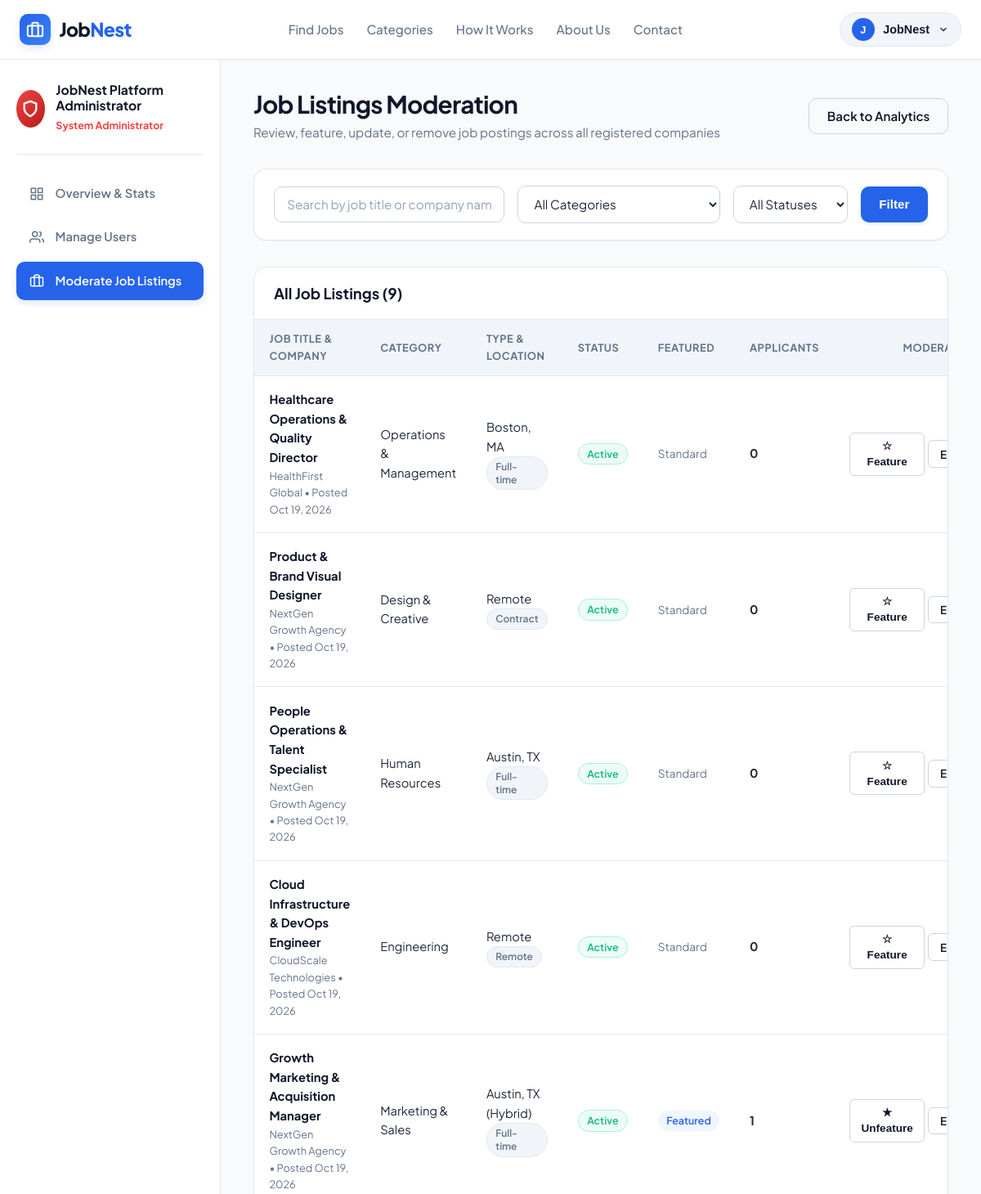
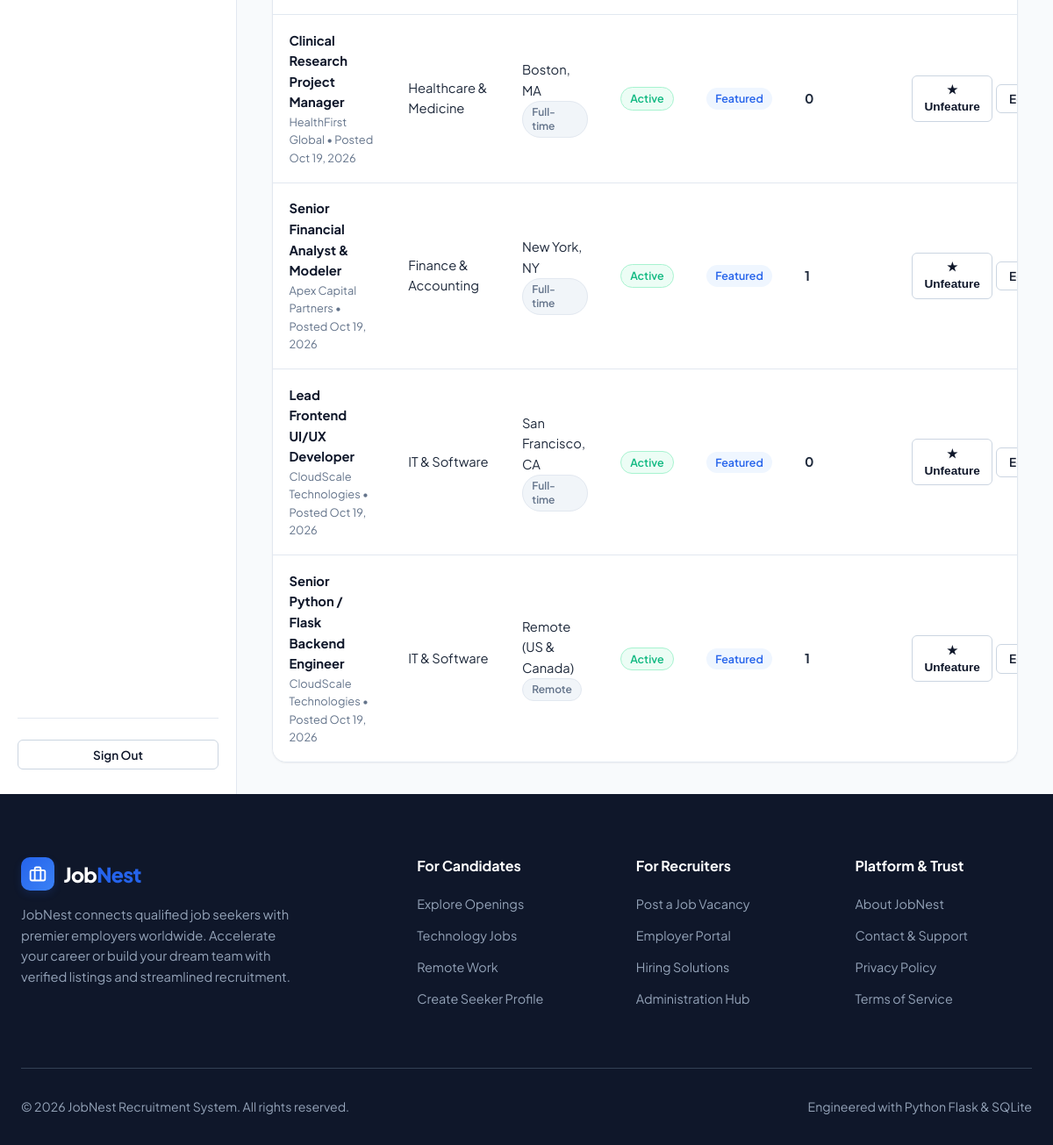
Page /admin/jobs (signed in) on the committed database (2 pictures, top to bottom).
### models.py (models this page shows, shortened)
class User(db.Model):
    __tablename__ = 'users'
    id = db.Column(db.Integer, primary_key=True)
    full_name = db.Column(db.String(100), nullable=False)
    email = db.Column(db.String(120), unique=True, nullable=False, index=True)
    password_hash = db.Column(db.String(255), nullable=False)
    role = db.Column(db.String(20), nullable=False, default='job_seeker')  # 'job_seeker', 'employer', 'admin'
    is_active = db.Column(db.Boolean, default=True, nullable=False)
    created_at = db.Column(db.DateTime, default=get_utc_now)
    seeker_profile = db.relationship('JobSeekerProfile', backref='user', uselist=False, cascade='all, delete-orphan')
    company = db.relationship('Company', backref='employer', uselist=False, cascade='all, delete-orphan')
    posted_jobs = db.relationship('Job', backref='employer', lazy='dynamic', cascade='all, delete-orphan')
    applications = db.relationship('Application', backref='applicant', lazy='dynamic', cascade='all, delete-orphan')
    @property
    def is_admin(self):
        return self.role == 'admin'
    @property
    def is_employer(self):
        return self.role == 'employer'
    @property
    def is_seeker(self):
        return self.role == 'job_seeker'

class Job(db.Model):
    __tablename__ = 'jobs'
    id = db.Column(db.Integer, primary_key=True)
    employer_id = db.Column(db.Integer, db.ForeignKey('users.id', ondelete='CASCADE'), nullable=False)
    company_id = db.Column(db.Integer, db.ForeignKey('companies.id', ondelete='CASCADE'), nullable=False)
    job_title = db.Column(db.String(150), nullable=False, index=True)
    category = db.Column(db.String(80), nullable=False, default='IT & Software', index=True)
    job_description = db.Column(db.Text, nullable=False)
    location = db.Column(db.String(120), nullable=False, index=True)
    salary_min = db.Column(db.Integer, nullable=True)
    salary_max = db.Column(db.Integer, nullable=True)
    employment_type = db.Column(db.String(50), nullable=False, default='Full-time')  # Full-time, Part-time, Remote, Contract, Internship
    required_skills = db.Column(db.Text, nullable=True)
    qualifications = db.Column(db.Text, nullable=True)
    application_deadline = db.Column(db.Date, nullable=True)
    status = db.Column(db.String(20), nullable=False, default='Active')  # Active, Closed
    is_featured = db.Column(db.Boolean, default=False)
    created_at = db.Column(db.DateTime, default=get_utc_now)
    updated_at = db.Column(db.DateTime, default=get_utc_now, onupdate=get_utc_now)
    applications = db.relationship('Application', backref='job', lazy='dynamic', cascade='all, delete-orphan')

class Company(db.Model):
    __tablename__ = 'companies'
    id = db.Column(db.Integer, primary_key=True)
    employer_id = db.Column(db.Integer, db.ForeignKey('users.id', ondelete='CASCADE'), unique=True, nullable=False)
    company_name = db.Column(db.String(150), nullable=False)
    company_description = db.Column(db.Text, nullable=True)
    company_website = db.Column(db.String(255), nullable=True)
    location = db.Column(db.String(120), nullable=True)
    industry = db.Column(db.String(100), default='Technology')
    created_at = db.Column(db.DateTime, default=get_utc_now)
    jobs = db.relationship('Job', backref='company', lazy='dynamic', cascade='all, delete-orphan')

### routes/admin.py (the view)
@admin_bp.route('/admin/jobs')
def jobs():
    q = request.args.get('q', '').strip()
    category = request.args.get('category', '').strip()
    status = request.args.get('status', '').strip()
    query = Job.query
    if q:
        query = query.join(Company).filter(
            (Job.job_title.ilike(f"%{q}%")) | (Company.company_name.ilike(f"%{q}%"))
        )
    if category and category != 'All':
        query = query.filter(Job.category == category)
    if status and status != 'All':
        query = query.filter(Job.status == status)
    jobs_list = query.order_by(Job.created_at.desc()).all()
    return render_template(
        'admin/jobs.html',
        jobs=jobs_list,
        q=q,
        category=category,
        status=status
    )

### templates/admin/jobs.html (shortened to what this page needs)
{% extends "base.html" %}
{% block content %}
<div class="dashboard-wrapper">
  <aside class="dashboard-sidebar">
    <div class="sidebar-profile">
      <div class="sidebar-avatar" style="background: linear-gradient(135deg, #ef4444, #b91c1c);">
        <svg width="22" height="22" viewBox="0 0 24 24" fill="none" stroke="currentColor" stroke-width="2.5"><path d="M12 22s8-4 8-10V5l-8-3-8 3v7c0 6 8 10 8 10z"></path></svg>
      </div>
      <div class="sidebar-user-info">
        <h4>{{ current_user.full_name }}</h4>
        <span class="sidebar-user-role" style="color: var(--danger); font-weight: 700;">System Administrator</span>
      </div>
    </div>
    <ul class="sidebar-menu">
      <li class="sidebar-item">
        <a href="{{ url_for('admin.dashboard') }}">
          <svg width="18" height="18" viewBox="0 0 24 24" fill="none" stroke="currentColor" stroke-width="2"><rect x="3" y="3" width="7" height="7"></rect><rect x="14" y="3" width="7" height="7"></rect><rect x="14" y="14" width="7" height="7"></rect><rect x="3" y="14" width="7" height="7"></rect></svg>
          Overview & Stats
        </a>
      </li>
      <li class="sidebar-item">
        <a href="{{ url_for('admin.users') }}">
          <svg width="18" height="18" viewBox="0 0 24 24" fill="none" stroke="currentColor" stroke-width="2"><path d="M17 21v-2a4 4 0 0 0-4-4H5a4 4 0 0 0-4 4v2"></path><circle cx="9" cy="7" r="4"></circle><path d="M23 21v-2a4 4 0 0 0-3-3.87"></path><path d="M16 3.13a4 4 0 0 1 0 7.75"></path></svg>
          Manage Users
        </a>
      </li>
      <li class="sidebar-item active">
        <a href="{{ url_for('admin.jobs') }}">
          <svg width="18" height="18" viewBox="0 0 24 24" fill="none" stroke="currentColor" stroke-width="2"><rect x="2" y="7" width="20" height="14" rx="2" ry="2"></rect><path d="M16 21V5a2 2 0 0 0-2-2h-4a2 2 0 0 0-2 2v16"></path></svg>
          Moderate Job Listings
        </a>
      </li>
    </ul>
    <div class="sidebar-footer">
      <a href="{{ url_for('auth.logout') }}" class="btn btn-outline btn-sm btn-block text-danger">Sign Out</a>
    </div>
  </aside>
  <main class="dashboard-main">
    <div class="dashboard-header">
      <div class="dashboard-title-area">
        <h1>Job Listings Moderation</h1>
        <p>Review, feature, update, or remove job postings across all registered companies</p>
      </div>
      <div>
        <a href="{{ url_for('admin.dashboard') }}" class="btn btn-outline">Back to Analytics</a>
      </div>
    </div>
    <div class="card" style="margin-bottom: 2rem;">
      <div class="card-body" style="padding: 1.25rem 1.5rem;">
        <form action="{{ url_for('admin.jobs') }}" method="GET" class="flex items-center gap-3 flex-wrap">
          <div style="flex: 1; min-width: 240px;">
            <input type="text" name="q" value="{{ q }}" class="form-control" placeholder="Search by job title or company name...">
          </div>
          <div>
            <select name="category" class="form-select" style="min-width: 170px;">
              <option value="All">All Categories</option>
            </select>
          </div>
          <div>
            <select name="status" class="form-select" style="min-width: 140px;">
              <option value="All">All Statuses</option>
            </select>
          </div>
          <button type="submit" class="btn btn-primary">Filter</button>
        </form>
      </div>
    </div>
    <div class="card">
      <div class="card-header">
        <h3 style="font-size: 1.15rem;">All Job Listings ({{ jobs | length }})</h3>
      </div>
      <div class="table-responsive">
        {% if jobs %}
          <table class="dash-table">
            <thead>
              <tr>
                <th>Job Title & Company</th>
                <th>Category</th>
                <th>Type & Location</th>
                <th>Status</th>
                <th>Featured</th>
                <th>Applicants</th>
                <th style="text-align: right;">Moderation Controls</th>
              </tr>
            </thead>
            <tbody>
              {% for j in jobs %}
                <tr>
                  <td>
                    <a href="{{ url_for('jobs.details', job_id=j.id) }}" target="_blank" style="font-weight: 700; color: var(--secondary);">
                      {{ j.job_title }}
                    </a>
                    <div class="text-muted" style="font-size: 0.8rem;">
                      {{ j.company.company_name }} • Posted {{ j.created_at | format_date }}
                    </div>
                  </td>
                  <td>{{ j.category }}</td>
                  <td>
                    <div>{{ j.location }}</div>
                    <span class="badge badge-secondary" style="font-size: 0.75rem;">{{ j.employment_type }}</span>
                  </td>
                  <td>
                    <span class="badge {{ j.status | status_badge_class }}">{{ j.status }}</span>
                  </td>
                  <td>
                    {% if j.is_featured %}
                      <span class="badge badge-primary">Featured</span>
                    {% else %}
                      <span class="text-muted" style="font-size: 0.85rem;">Standard</span>
                    {% endif %}
                  </td>
                  <td>
                    <span style="font-weight: 700;">{{ j.applications.count() }}</span>
                  </td>
                  <td style="text-align: right;">
                    <div class="flex items-center justify-center gap-1" style="justify-content: flex-end;">
                      <form action="{{ url_for('admin.toggle_featured', job_id=j.id) }}" method="POST" style="display: inline;">
                        <button type="submit" class="btn btn-sm btn-outline" title="{{ 'Unfeature' if j.is_featured else 'Feature' }}">
                          {{ '★ Unfeature' if j.is_featured else '☆ Feature' }}
                        </button>
                      </form>
                      <a href="{{ url_for('jobs.edit_job', job_id=j.id) }}" class="btn btn-sm btn-outline" title="Edit Listing">
                        Edit
                      </a>
                    </div>
                  </td>
                </tr>
              {% endfor %}
            </tbody>
          </table>
        {% else %}
          <div style="padding: 3rem 1.5rem; text-align: center;">
            <p class="text-muted" style="margin: 0;">No job listings found.</p>
          </div>
        {% endif %}
      </div>
    </div>
  </main>
</div>
{% endblock %}

### templates/base.html (shortened to what this page needs)
<!DOCTYPE html>
<html lang="en">
<head>
  <link rel="stylesheet" href="{{ url_for('static', filename='css/style.css') }}">
  <link rel="stylesheet" href="{{ url_for('static', filename='css/dashboard.css') }}">
  <link rel="stylesheet" href="{{ url_for('static', filename='css/responsive.css') }}">
</head>
<body>
  <nav class="navbar">
    <div class="container nav-container">
      <a href="{{ url_for('main.index') }}" class="brand-logo" aria-label="JobNest Home">
        <div class="brand-icon">
          <svg width="22" height="22" viewBox="0 0 24 24" fill="none" stroke="currentColor" stroke-width="2.2" stroke-linecap="round" stroke-linejoin="round">
            <rect x="2" y="7" width="20" height="14" rx="2" ry="2"></rect>
            <path d="M16 21V5a2 2 0 0 0-2-2h-4a2 2 0 0 0-2 2v16"></path>
          </svg>
        </div>
        <span class="brand-text">Job<span>Nest</span></span>
      </a>
      <ul class="nav-links" id="navLinks">
        <li><a href="{{ url_for('jobs.index') }}" class="nav-link {% if request.endpoint == 'jobs.index' %}active{% endif %}">Find Jobs</a></li>
        <li><a href="{{ url_for('main.index') }}#categories" class="nav-link">Categories</a></li>
        <li><a href="{{ url_for('main.index') }}#how-it-works" class="nav-link">How It Works</a></li>
        <li><a href="{{ url_for('main.about') }}" class="nav-link {% if request.endpoint == 'main.about' %}active{% endif %}">About Us</a></li>
        <li><a href="{{ url_for('main.contact') }}" class="nav-link {% if request.endpoint == 'main.contact' %}active{% endif %}">Contact</a></li>
      </ul>
      <div class="nav-actions">
        {% if current_user %}
          <div class="user-dropdown-container">
            <button type="button" class="user-menu-btn" id="userMenuBtn">
              <span class="user-avatar-circle">
                {{ current_user.full_name[0] | upper }}
              </span>
              <span>{{ current_user.full_name.split()[0] }}</span>
              <svg width="14" height="14" viewBox="0 0 24 24" fill="none" stroke="currentColor" stroke-width="2">
                <polyline points="6 9 12 15 18 9"></polyline>
              </svg>
            </button>
          </div>
        {% else %}
          <a href="{{ url_for('auth.login') }}" class="btn btn-outline btn-sm">Sign In</a>
          <a href="{{ url_for('auth.register') }}" class="btn btn-primary btn-sm">Get Started</a>
        {% endif %}
      </div>
    </div>
  </nav>
  <main>
    {% block content %}{% endblock %}
  </main>
  <footer class="footer">
    <div class="container">
      <div class="footer-grid">
        <div class="footer-brand">
          <div class="brand-logo" style="color: #fff;">
            <div class="brand-icon">
              <svg width="20" height="20" viewBox="0 0 24 24" fill="none" stroke="currentColor" stroke-width="2.2">
                <rect x="2" y="7" width="20" height="14" rx="2" ry="2"></rect>
                <path d="M16 21V5a2 2 0 0 0-2-2h-4a2 2 0 0 0-2 2v16"></path>
              </svg>
            </div>
            <span class="brand-text">Job<span>Nest</span></span>
          </div>
          <p>
            JobNest connects qualified job seekers with premier employers worldwide. Accelerate your career or build your dream team with verified listings and streamlined recruitment.
          </p>
        </div>
        <div>
          <h4 class="footer-title">For Candidates</h4>
          <ul class="footer-links">
            <li><a href="{{ url_for('jobs.index') }}">Explore Openings</a></li>
            <li><a href="{{ url_for('jobs.index', category='IT & Software') }}">Technology Jobs</a></li>
            <li><a href="{{ url_for('jobs.index', employment_type='Remote') }}">Remote Work</a></li>
            <li><a href="{{ url_for('auth.register') }}">Create Seeker Profile</a></li>
          </ul>
        </div>
        <div>
          <h4 class="footer-title">For Recruiters</h4>
          <ul class="footer-links">
            <li><a href="{{ url_for('jobs.post_job') if current_user and current_user.is_employer else url_for('auth.register') }}">Post a Job Vacancy</a></li>
            <li><a href="{{ url_for('auth.login') }}">Employer Portal</a></li>
            <li><a href="{{ url_for('main.about') }}">Hiring Solutions</a></li>
            {% if current_user and current_user.is_admin %}
              <li><a href="{{ url_for('admin.dashboard') }}">Administration Hub</a></li>
            {% endif %}
          </ul>
        </div>
        <div>
          <h4 class="footer-title">Platform & Trust</h4>
          <ul class="footer-links">
            <li><a href="{{ url_for('main.about') }}">About JobNest</a></li>
            <li><a href="{{ url_for('main.contact') }}">Contact & Support</a></li>
            <li><a href="{{ url_for('main.privacy') }}">Privacy Policy</a></li>
            <li><a href="{{ url_for('main.terms') }}">Terms of Service</a></li>
          </ul>
        </div>
      </div>
      <div class="footer-bottom">
        <div>&copy; {{ current_year }} JobNest Recruitment System. All rights reserved.</div>
        <div>Engineered with Python Flask & SQLite</div>
      </div>
    </div>
  </footer>
</body>
</html>

### rows in the picture
User: full_name "J", full_name "JobNest", full_name "JobNest Platform Administrator"
Job: job_title "Healthcare Operations & Quality Director", company.company_name "HealthFirst Global", created_at "Oct 19, 2026", category "Operations & Management", location "Boston, MA", employment_type "Full-time", status "Active", shows "Standard", applications.count "0", is_featured "☆ Feature"
Job: job_title "Product & Brand Visual Designer", company.company_name "NextGen Growth Agency", created_at "Oct 19, 2026", category "Design & Creative", location "Remote", employment_type "Contract", status "Active", shows "Standard", applications.count "0", is_featured "☆ Feature"
Job: job_title "People Operations & Talent Specialist", company.company_name "NextGen Growth Agency", created_at "Oct 19, 2026", category "Human Resources", location "Austin, TX", employment_type "Full-time", status "Active", shows "Standard", applications.count "0", is_featured "☆ Feature"
Job: job_title "Cloud Infrastructure & DevOps Engineer", company.company_name "CloudScale Technologies", created_at "Oct 19, 2026", category "Engineering", location "Remote", employment_type "Remote", status "Active", shows "Standard", applications.count "0", is_featured "☆ Feature"
Job: job_title "Growth Marketing & Acquisition Manager", company.company_name "NextGen Growth Agency", created_at "Oct 19, 2026", category "Marketing & Sales", location "Austin, TX (Hybrid)", employment_type "Full-time", status "Active", shows "Featured", applications.count "1", is_featured "★ Unfeature"
Job: job_title "Clinical Research Project Manager", company.company_name "HealthFirst Global", created_at "Oct 19, 2026", category "Healthcare & Medicine", location "Boston, MA", employment_type "Full-time", status "Active", shows "Featured", applications.count "0", is_featured "★ Unfeature"
Job: job_title "Senior Financial Analyst & Modeler", company.company_name "Apex Capital Partners", created_at "Oct 19, 2026", category "Finance & Accounting", location "New York, NY", employment_type "Full-time", status "Active", shows "Featured", applications.count "1", is_featured "★ Unfeature"
Job: job_title "Lead Frontend UI/UX Developer", company.company_name "CloudScale Technologies", created_at "Oct 19, 2026", category "IT & Software", location "San Francisco, CA", employment_type "Full-time", status "Active", shows "Featured", applications.count "0", is_featured "★ Unfeature"
Job: job_title "Senior Python / Flask Backend Engineer", company.company_name "CloudScale Technologies", created_at "Oct 19, 2026", category "IT & Software", location "Remote (US & Canada)", employment_type "Remote", status "Active", shows "Featured", applications.count "1", is_featured "★ Unfeature"

### other values in the picture
{{ jobs | length }} "9"
